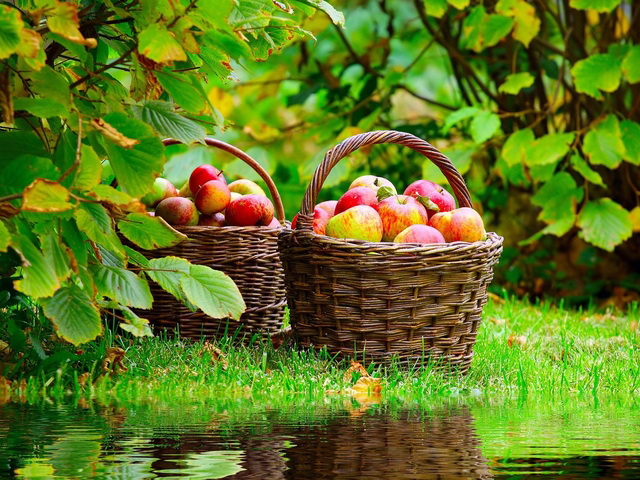
%> input picture image1.jpg, 640 x 480 px
$ octave Q_1.m   (GNU Octave 9; MATLAB toolbox functions it lacks are replaced by stand-ins)
%> lines starting %> are read from the running program, lines starting %| are printed output that depends on the picture

clc;
clear all;
close all;

%% Q1_1 % convolution in the spatial domain
%% Q1_2 % convolution in the frequency domain
fprintf('\nQuestion Q1_1 and Q1_2 are running,please wait...\n\n');
I = imread('image1.jpg');
%> I is the input picture: size 480x640x3 uint8; mean R, G, B 95.7, 117.3, 32.9

conv(I);

%% Q_1_3
fprintf('\nQ1_3- \n');
fprintf('\nDescription of the plots- \n');
fprintf('\nIn a spatially filtered image, the value of each output pixel is the weighted sum of neighboring input pixels.\n')
fprintf('Spatial based convolution is good in case of smaller kernels.\n')
fprintf('While frequency based convolution is better after bigger sized kernels,\n')
fprintf('it finishes filtering under similar runtime speed.\n')
fprintf('Filtering in the frequency domain is often faster than filtering in the spatial domain.\n\n')

function conv(I)
subplot(2,2,1), imshow(I), title('Original Image');
I = im2double(I);
%> I: size 480x640x3 double
if size(I,3) == 3
    I = rgb2gray(I);
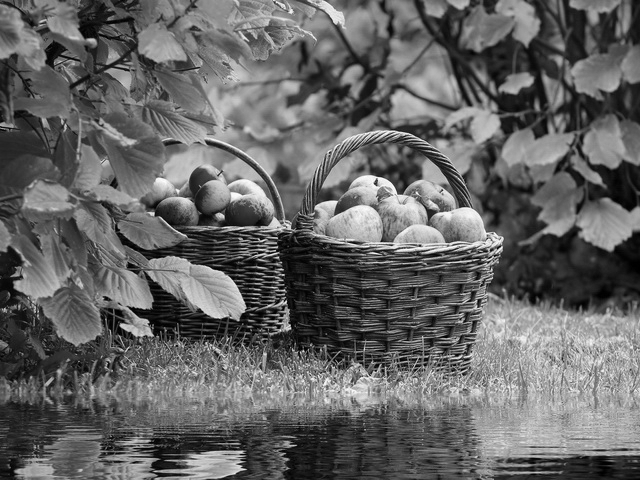
%> I: size 480x640 double; min 0, max 0.993, mean 0.397
end
% Conv2 on spatial domain
tic;
filter3 = fspecial('gaussian', 3, 2);
convim3 = conv2(double(I),double(filter3), 'same');
t3 = toc;
tic;
filter5 = fspecial('gaussian', 5, 2);
convim5 = conv2(im2double(I),im2double(filter5), 'same');
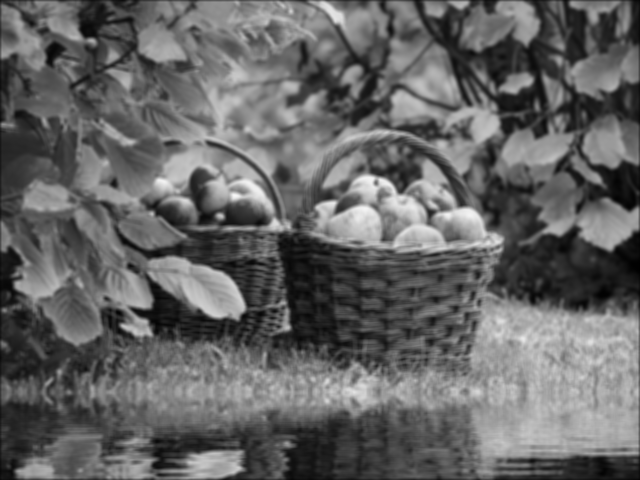
%> convim5: size 480x640 double; min 0.00258, max 0.97, mean 0.396
t5 = toc;
tic;
filter7 = fspecial('gaussian', 7, 2);
convim7 = conv2(im2double(I),im2double(filter7), 'same');
t7 = toc;
tic;
filter13 = fspecial('gaussian', 13, 2);
convim13 = conv2(im2double(I),im2double(filter13), 'same');
t13 = toc;
tic;
filter21 = fspecial('gaussian', 21, 2);
convim21 = conv2(im2double(I),im2double(filter21), 'same');
t21 = toc;
tic;
filter31 = fspecial('gaussian', 31, 2);
convim31 = conv2(im2double(I),im2double(filter31), 'same');
t31 = toc;
tic;
filter41 = fspecial('gaussian', 41, 2);
convim41 = conv2(im2double(I),im2double(filter41), 'same');
t41 = toc;
subplot(2,2,2), imshow(convim41), title('conv Image');
tic;
filter51 = fspecial('gaussian', 51, 2);
convim51 = conv2(im2double(I),im2double(filter51), 'same');
t51 = toc;
subplot(2,2,3), imshow(convim51), title('conv Image');
tic;
filter71 = fspecial('gaussian', 71, 2);
convim71 = conv2(im2double(I),im2double(filter71), 'same');
t71 = toc;
subplot(2,2,4), imshow(convim71), title('conv Image');

kernel_size = [3 5 7 13 21 31 41 51 71];
execution_time = [t3 t5 t7 t13 t21 t31 t41 t51 t71];

figure, plot(kernel_size,execution_time), ...
    title('Plot of execution time over kernel size'), ...
    ylabel('Execution time'), xlabel('Kernel size'), ...
    set(gca,'XTick',[3 5 7 13 21 31 41 51 71])

%% Q1_2 % convolution in the frequency domain
fprintf('\nImage size......\n');
[Height Width] = size(I)
%> Height = 480; Width = 640
tic;
f = circshift(padarray(filter3, [Height Width]-3, 'post'), -[1 1]);
im_DFT = fft2(I, Height, Width);
f_DFT = fft2(f, Height, Width);
im_f_dft = im_DFT .* f_DFT;
im_f = ifft2(im_f_dft);
tf1 = toc;
tic;
f = circshift(padarray(filter5, [Height Width]-5, 'post'), -[2 2]);
im_DFT = fft2(I, Height, Width);
f_DFT = fft2(f, Height, Width);
im_f_dft = im_DFT .* f_DFT;
im_f = ifft2(im_f_dft);
tf2 = toc;
tic;
f = circshift(padarray(filter7, [Height Width]-7, 'post'), -[3 3]);
im_DFT = fft2(I, Height, Width);
f_DFT = fft2(f, Height, Width);
im_f_dft = im_DFT .* f_DFT;
im_f = ifft2(im_f_dft);
tf3 = toc;
tic;
f = circshift(padarray(filter13, [Height Width]-13, 'post'), -[6 6]);
im_DFT = fft2(I, Height, Width);
f_DFT = fft2(f, Height, Width);
im_f_dft = im_DFT .* f_DFT;
im_f = ifft2(im_f_dft);
tf4 = toc;
tic;
f = circshift(padarray(filter21, [Height Width]-21, 'post'), -[10 10]);
im_DFT = fft2(I, Height, Width);
f_DFT = fft2(f, Height, Width);
im_f_dft = im_DFT .* f_DFT;
im_f = ifft2(im_f_dft);
tf5 = toc;
tic;
f = circshift(padarray(filter31, [Height Width]-31, 'post'), -[15 15]);
im_DFT = fft2(I, Height, Width);
f_DFT = fft2(f, Height, Width);
im_f_dft = im_DFT .* f_DFT;
im_f = ifft2(im_f_dft);
tf6 = toc;
tic;
f = circshift(padarray(filter41, [Height Width]-41, 'post'), -[20 20]);
im_DFT = fft2(I, Height, Width);
f_DFT = fft2(f, Height, Width);
im_f_dft = im_DFT .* f_DFT;
im_f = ifft2(im_f_dft);
%> `conv(I);`:
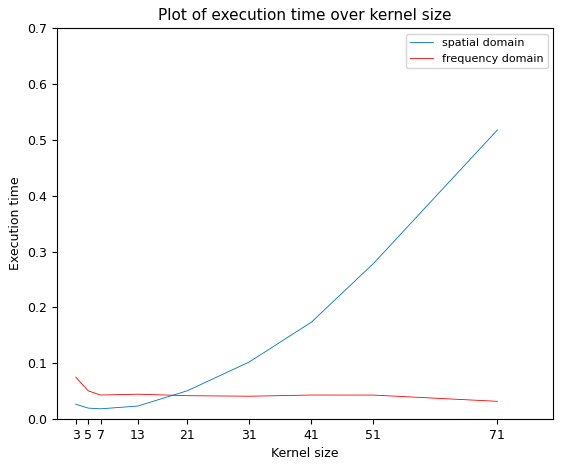
%> figure redrawn from the program's plot data
tf7 = toc;
tic;
f = circshift(padarray(filter51, [Height Width]-51, 'post'), -[25 25]);
im_DFT = fft2(I, Height, Width);
f_DFT = fft2(f, Height, Width);
im_f_dft = im_DFT .* f_DFT;
im_f = ifft2(im_f_dft);
tf8 = toc;
tic;
f = circshift(padarray(filter71, [Height Width]-71, 'post'), -[35 35]);
im_DFT = fft2(I, Height, Width);
f_DFT = fft2(f, Height, Width);
im_f_dft = im_DFT .* f_DFT;
im_f = ifft2(im_f_dft);
tf9 = toc;
execution_time = [tf1,tf2,tf3,tf4,tf5,tf6,tf7,tf8,tf9];
hold on;
plot(kernel_size,execution_time,'r'), legend('spatial domain','frequency domain')
hold off;
end

$ run again, with marilyn1.jpg copied over image1.jpg
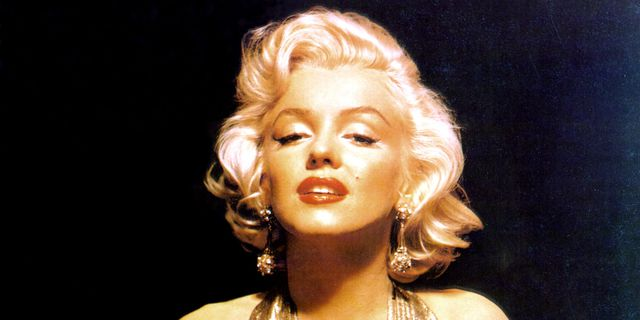
%> input picture marilyn1.jpg, 640 x 320 px
%> I is the input picture: size 320x640x3 uint8; mean R, G, B 69.8, 55.6, 47.7
%> in conv, `convim7 = conv2(im2double(I),im2double(filter7), 'same');`:
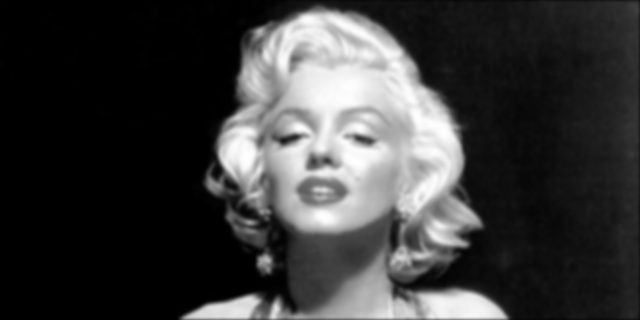
%> convim7: size 320x640 double; min 0, max 0.998, mean 0.23; mean of the top-left, top-right, bottom-left and bottom-right quarters 0.17, 0.321, 0.117, 0.311
%> `conv(I);`:
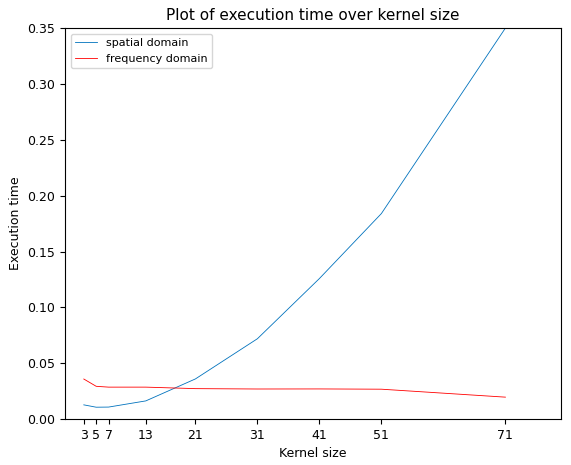
%> figure redrawn from the program's plot data
